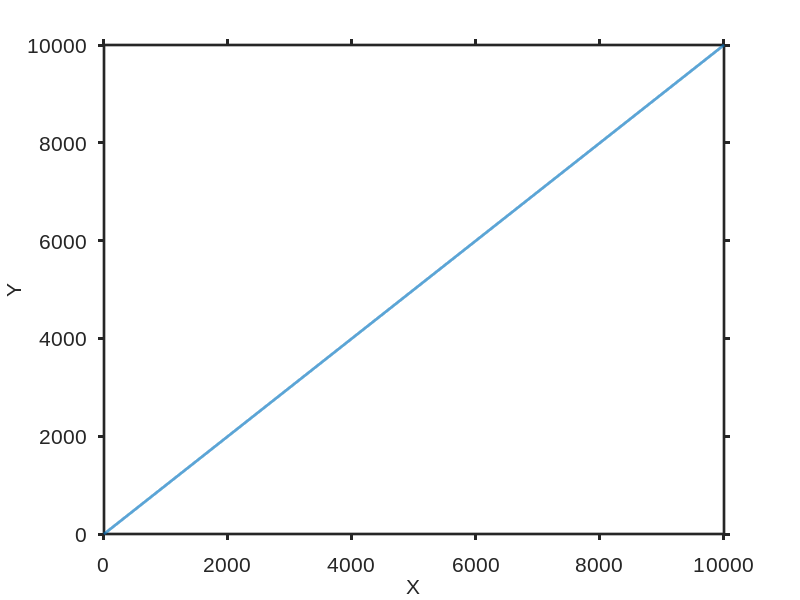

This figure's MATLAB source: (Note: this script raises an error after producing the figure.)

prevFontName = get(0,'defaultAxesFontName');
set(0,'defaultAxesFontName','Arial');
resolutionScaling = 96/get(0,'ScreenPixelsPerInch');
fontSize = 16*resolutionScaling;
lineWidth = 2*resolutionScaling;
markerSize = 10*resolutionScaling;

figure
plot(0:10000,0:10000,'LineWidth',lineWidth)
% plot(0:100000,0:100000,'LineWidth',lineWidth)

%  % 2-d - no rotation control
  set(gca,'TickDir','out') % OK!
%  % 2-d x axis - top - no rotation
%  set(gca,'TickDir','out','XAxisLocation','top') % OK!
%  % 2-d y axis - right - no rotation
%  set(gca,'TickDir','out','YAxisLocation','right') % OK!


%  % let's rotate one by one, first x
%  % 2-d x axis - positive rotation
%  set(gca,'TickDir','out','XTickLabelRotation',45) % Ok!
%  % 2-d x axis - top - positive rotation
%  set(gca,'TickDir','out','XAxisLocation','top','XTickLabelRotation',45) % Ok!
%  % 2-d x axis - negative rotation
%  set(gca,'TickDir','out','XTickLabelRotation',-45) % Ok!
%  % 2-d x axis - top - negative rotation
%  set(gca,'TickDir','out','XAxisLocation','top','XTickLabelRotation',-45) % Ok!

%  % let's rotate one by one, now y
%  % 2-d y axis - positive rotation
%  set(gca,'TickDir','out','YTickLabelRotation',45) % Ok!
%  % 2-d y axis - right - positive rotation
%  set(gca,'TickDir','out','YAxisLocation','right','YTickLabelRotation',45) % Ok!
%  % 2-d y axis - negative rotation
%  set(gca,'TickDir','out','YTickLabelRotation',-45) % Ok!
%  % 2-d y axis - right - negative rotation
%  set(gca,'TickDir','out','YAxisLocation','right','YTickLabelRotation',-45) % Ok!

set(gca,'Fontsize',fontSize,'LineWidth',lineWidth)

xlabel('X','Fontsize',fontSize)
ylabel('Y','Fontsize',fontSize)

plot2svg('plot2d.svg'); %  ,'',1);

set(0,'defaultAxesFontName',prevFontName);
